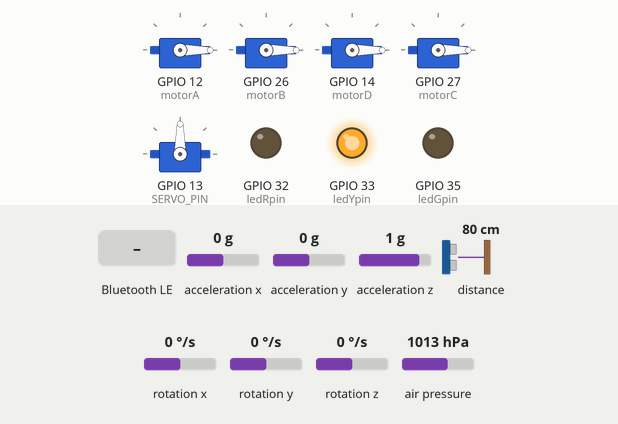
Bench run of a sketch on a simulated ESP32. Parts: 5 × servo, output pins drawn as LEDs (lit = HIGH). The test bench sets the inputs (shaded band); at power-on: acceleration x 0 g, acceleration y 0 g, acceleration z 1 g, distance to the obstacle 80 cm, rotation x 0 °/s, rotation y 0 °/s, rotation z 0 °/s, air pressure 1013 hPa. Nothing arrives over Bluetooth unless stated; a phone connects over Bluetooth LE 3 s after start; what the sketch prints to the serial monitor is not drawn.

Above: at 5.7 s.
5.8 s: Bluetooth LE write "T" received
At 6.4 s:
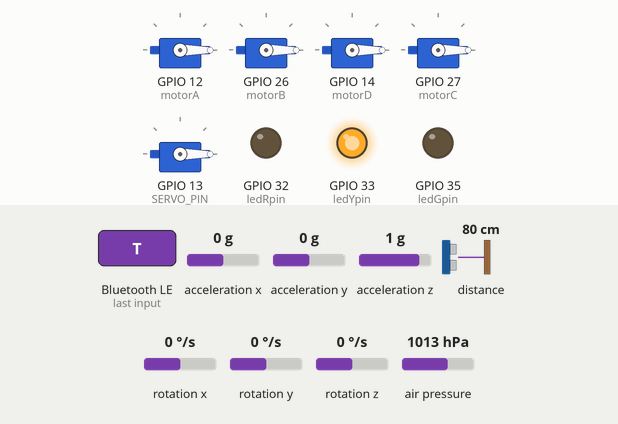
7.3 s: Bluetooth LE write "s" received
At 8.1 s:
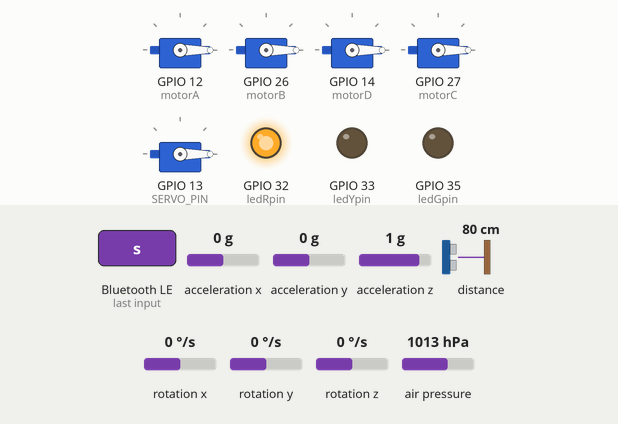
8.8 s: Bluetooth LE write "S" received
At 9.9 s:
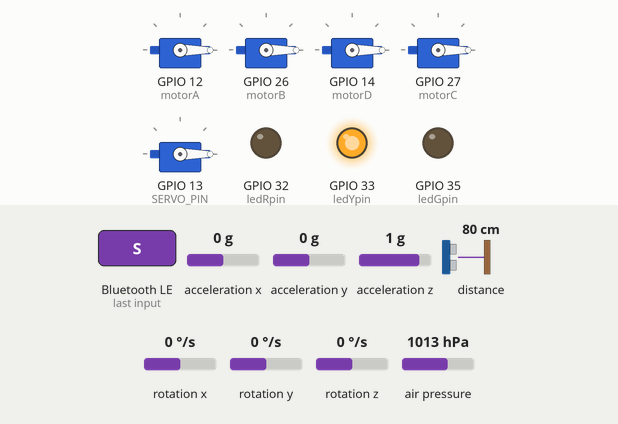
10.3 s: acceleration x set to -1.4 g
At 11.5 s:
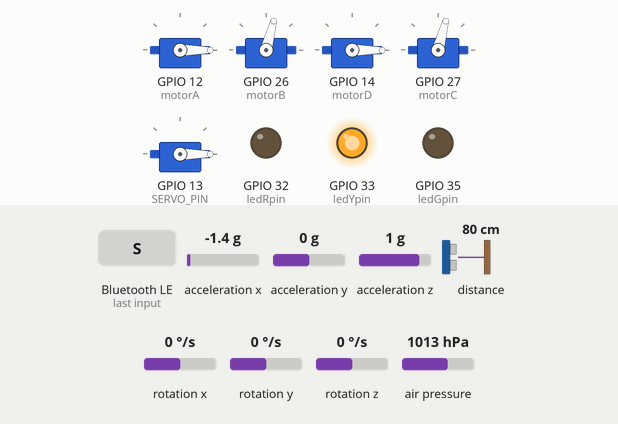
11.8 s: acceleration y set to -1.4 g
At 12.1 s:
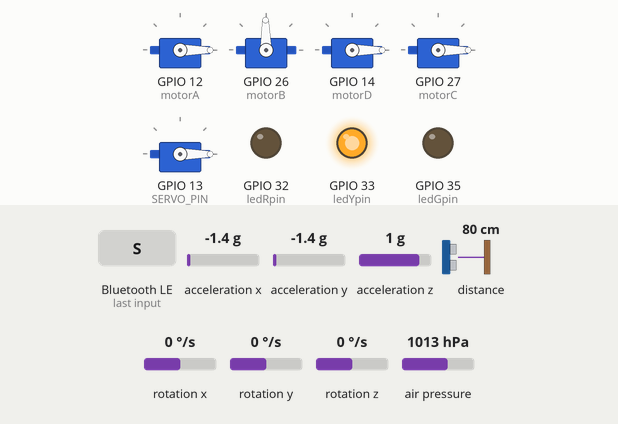
13.3 s: acceleration x set to -0.8 g
At 13.9 s:
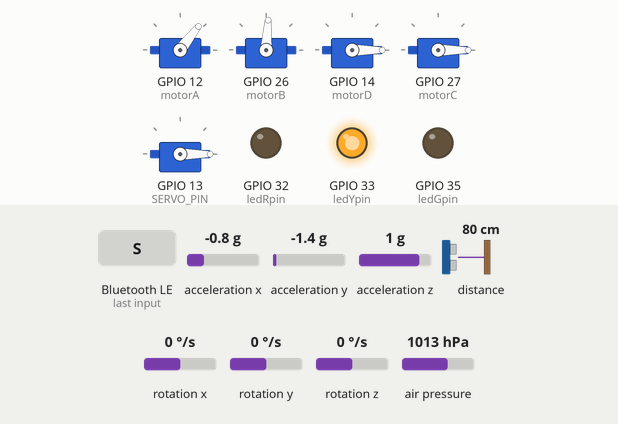
Timing chart, 0 to 15.8 s (numbered marks = the images above; inputs shaded):
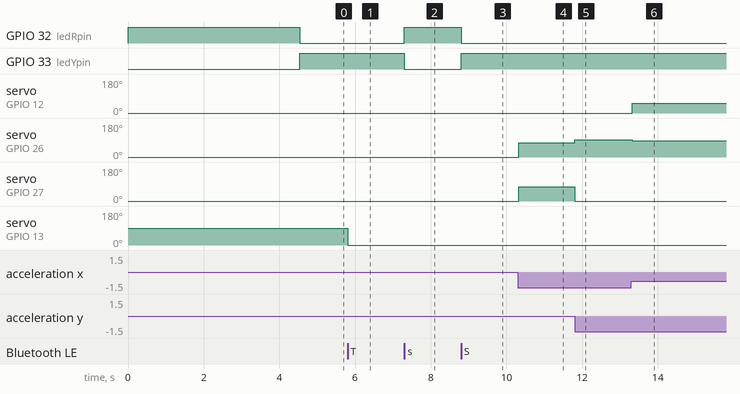

The sketch:

General_BT_Testing.ino
```cpp
#include "definitions.h"
unsigned long timeBT = millis(); // Variable to send BT data at a given rate
unsigned long timeloop = millis(); // Variable to calculate the iteration time
void setup() {
  // put your setup code here, to run once:
  pinMode(ledGpin, OUTPUT);
  pinMode(ledYpin, OUTPUT);
  pinMode(ledRpin, OUTPUT);
  digitalWrite(ledGpin, 0);
  digitalWrite(ledYpin, 0);
  digitalWrite(ledRpin, 1); // LED Initialization
  motorSetup(); // Motor setup
  setupTOF(); // Distance sensors setup
  setupBLE(); // Bluetooth Low Energy setup
  setupMPU(); // Gyroscope/Accelerometer setup
  delay(2000);
  Serial.println("DRONE INITIATED");
  digitalWrite(ledGpin, 0);
  digitalWrite(ledYpin, 1);
  digitalWrite(ledRpin, 0);
}

void loop() {
  // put your main code here, to run repeatedly:
  timeloop = millis(); // Resets the loop time
  int distToGround = getDistance(); // Reads the distance sensor
  Serial.println(distToGround);
  updateMPU(); // Updates sensor values (Angles and accelerations)
  calcularKalman(); // Calculates height
  if (activateSerial) {
    motorUpdate(0, PitchStabilize(0), RollStabilize(0)); // If activated via BT, starts the stabilization loop (Yaw is set to 0 so it doesn't have control)
  }
  if (timeBT < millis()) { // Prints some info every 500 ms
    enviarBLE("X:" + String(getXangle()) + " A:" + String(motorPower[0]) + " B:" + String(motorPower[1]) + " C:" + String(motorPower[2]) + " D:" + String(motorPower[3]) + " Ts:" + String(millis() - timeloop));
    timeBT = millis() + 500;
  }
}
```

BLE.ino
```cpp
#include <BLEDevice.h>
#include <BLEUtils.h>
#include <BLEServer.h>

// See the following for generating UUIDs:
// https://www.uuidgenerator.net/

#define SERVICE_UUID "da15d268-1779-4748-acc0-265c114418b1"
#define CHARACTERISTIC_UUID "971251a7-40d7-46db-81a6-945a5d5f4f23"
BLECharacteristic *pCharacteristic;

class MyCallbacks : public BLECharacteristicCallbacks {
  void onWrite(BLECharacteristic *pCharacteristic) {
    String value = pCharacteristic->getValue();
    valorRebut(value);  // Call my function with the received value to isolate the entire BLE procedure in a single tab
  }
};

class MyServerCallbacks : public BLEServerCallbacks {
  void onDisconnect(BLEServer* pServer) {
    motorStart("ABCD", 0);
    activateSerial = false;
    digitalWrite(ledGpin, 0);
    digitalWrite(ledYpin, 0);
    digitalWrite(ledRpin, 1);
  }
};

void enviarBLE(String valor) {  // Sends a string via BLE
  pCharacteristic->setValue(valor);
  pCharacteristic->notify();
}

void setupBLE() { // Initiates the BLE server
  BLEDevice::init("DRONE");
  BLEServer *pServer = BLEDevice::createServer();

  BLEService *pService = pServer->createService(SERVICE_UUID);

  pCharacteristic =
    pService->createCharacteristic(CHARACTERISTIC_UUID,
                                   BLECharacteristic::PROPERTY_WRITE | BLECharacteristic::PROPERTY_READ | BLECharacteristic::PROPERTY_NOTIFY);
  pCharacteristic->setCallbacks(new MyCallbacks());
  pService->start();

  BLEAdvertising *pAdvertising = pServer->getAdvertising();
  pAdvertising->start();
}

void valorRebut(String valorBT) {  // Callback function when a String is received via BLE
  // CONTROL COMANDS VIA BLE
  if (valorBT.charAt(0) == 'P') serialKp = valorBT.substring(1).toFloat(); // Modificates Kp value (i.e. P0.5)
  else if (valorBT.charAt(0) == 'I') serialKi = valorBT.substring(1).toFloat(); // Modificates Ki value (i.e. I0.1)
  else if (valorBT.charAt(0) == 'D') serialKd = valorBT.substring(1).toFloat(); // Modificates Kd value (i.e. D0.1)
  else if (valorBT.charAt(0) == 'V') motorStart("ABCD", valorBT.substring(1).toFloat()); // Start all motors at a given power (i.e. V40)
  else if (valorBT.charAt(0) == 'H') hoverPower = valorBT.substring(1).toFloat(); // Sets the hovering power when the stabilization PID is on (i.e. H60)
  else if (valorBT.charAt(0) == 'T') tolva.writeMicroseconds(valorBT.substring(1).toInt()); // Sets the speed of the hopper valve (1000 -> Full power CC; 1500 --> Stop; 2000 --> Full power CCW)
  else if (valorBT == "S") { // Enables the stabilization loop
    digitalWrite(ledGpin, 0);
    digitalWrite(ledYpin, 1);
    digitalWrite(ledRpin, 0);
    activateSerial = true;
    enviarBLE("INICIAT");
  } else if (valorBT == "s") { // Stops all motors and disables stabilization loop (PANIC COMMAND)
    motorStart("ABCD", 0);
    activateSerial = false;
    digitalWrite(ledGpin, 0);
    digitalWrite(ledYpin, 0);
    digitalWrite(ledRpin, 1);
    enviarBLE("STOP");
  }
  else if (valorBT == "p") enviarBLE(String(serialKp)); // Sends the Kp value to the BT device
  else if (valorBT == "i") enviarBLE(String(serialKi)); // Sends the Ki value to the BT device
  else if (valorBT == "d") enviarBLE(String(serialKd)); // Sends the Kd value to the BT device
}
```

MPU.ino
```cpp
void setupMPU() { // Initates the Gyroscope/Accelerometer module
  byte status = mpu.begin();
  Serial.print("Calibrating MPU");
  while (status != 0) Serial.println("ERROR");  // stop everything if could not connect to MPU6050
  Serial.print(".");
  delay(1000);
  Serial.print(".");
  mpu.calcOffsets();
  Serial.print(".");
  Serial.println("DONE");
  Serial.print("Calibrating BMP...");
  if (!bmp.begin()) {
    Serial.println("Could not find a valid BMP085 sensor, check wiring!");
    while (1)
      ;
  }
  delay(500);
  float sumlecturas = 0;
  for (int i = 0; i < lecturas; i++) { // Calculates initial offset of the barometer
    sumlecturas += bmp.readAltitude() - hOffset;
  }
  hOffset = sumlecturas / lecturas;
}

void updateMPU() {  // Updates MPU data (has to run as fast as possible)
  int measures = 1;
  float sumlecturas = 0;
  for (int i = 0; i < measures; i++) {
    sumlecturas += bmp.readAltitude() - hOffset;
  }
  BMPaltitude = 100 * sumlecturas / measures;
  //BMPaltitude = (bmp.readAltitude() - hOffset) * 100;
  mpu.update();
  long t = micros();
  interval = (t - lastT);
  ypr[0] = mpu.getAngleZ();
  ypr[1] = mpu.getAngleY();
  ypr[2] = mpu.getAngleX();
  double accX = mpu.getAccX();
  double accY = mpu.getAccY();
  double accZ = mpu.getAccZ();
  // Angle transportation to calculate vertical acceleration
  verticalAcc = ((-1) * accX * sin(ypr[1] * DEG_TO_RAD) + accY * sin(ypr[2] * DEG_TO_RAD) * cos(ypr[1] * DEG_TO_RAD) + accZ * cos(ypr[2] * DEG_TO_RAD) * cos(ypr[1] * DEG_TO_RAD) - 1);
  verticalVel = lastVel + interval * verticalAcc * 9.81 / 10000;  // Integrates acceleration to get velocity in cm/s
  MPUaltitude = lastMPUaltitude + lastVel * interval / 1000000 + 0.5 * interval * interval * (verticalAcc)*9.81 / 10000000000;
  lastT = t;
  lastVel = verticalVel;
}

float getZangle() {
  return ypr[0];
}

float getYangle() {
  return ypr[1];
}

float getXangle() {
  return ypr[2];
}

float getVerticalVelocity() {
  return lastVel;
}

float getVerticalAcceleration() {
  return verticalAcc;
}

float getMPUaltitude() {
  return lastMPUaltitude;
}

void calcularKalman() {
  double y = BMPaltitude - MPUaltitude;
  double K = 0.3; // Confidency constant for Barometer over MPU
  lastMPUaltitude = MPUaltitude + K * y;
}
```

PID.ino
```cpp
float PID0(float measure, float objective, float kp, float ki, float kd) {
  float error = measure - objective;
  // Proportional
  float k = error * kp;
  // Integral
  sumError0 += error;
  if (error > -5 and error < 5) sumError0 = 0;
  float i = sumError0 * ki;
  // Derivative
  float actualTime = micros();
  float d = (error - lastError0) / (actualTime - lastTime0) * kd;
  lastTime0 = actualTime;
  lastError0 = error;
  float values = k + i + d;
  values = constrain(values, -100, 100);
  return values;
}

float PID1(float measure, float objective, float kp, float ki, float kd) {
  float error = measure - objective;
  // Proportional
  float k = error * kp;
  // Integral
  sumError1 += error;
  if (error > -5 and error < 5) sumError1 = 0;
  float i = sumError1 * ki;
  // Derivative
  float actualTime = micros();
  float d = (error - lastError1) / (actualTime - lastTime1) * kd;
  lastTime1 = actualTime;
  lastError1 = error;
  float values = k + i + d;
  values = constrain(values, -100, 100);
  return values;
}

int RollStabilize(int angle) { // Returns the Roll motor power requiered after the stabilization calculations
  return int(PID1(getYangle(), angle, serialKp, serialKi, serialKd));
}

int PitchStabilize(int angle) { // Returns the Pitch motor power requiered after the stabilization calculations
  return int(PID0(getXangle(), angle, serialKp, serialKi, serialKd));
}

void motorUpdate(int yawPower, int pitchPower, int rollPower) { // Given each power needed for each axis, updates every motor power
  motorPower[0] = yawPower - pitchPower - rollPower + hoverPower;
  motorPower[1] = (-1)*yawPower - pitchPower + rollPower + hoverPower;
  motorPower[2] = yawPower + pitchPower + rollPower + hoverPower;
  motorPower[3] = (-1)*yawPower + pitchPower - rollPower + hoverPower;
  motorStart("A", motorPower[0]);
  motorStart("B", motorPower[1]);
  motorStart("C", motorPower[2]);
  motorStart("D", motorPower[3]);
}
```

TOF.ino
```cpp
void setupTOF() { // Initiates distance sensors
  Wire.begin();
  Wire.setClock(400000);
  TOF.setTimeout(500);
  if (!TOF.init()){
    while (1) {
      Serial.println("Failed to detect and initialize TOF!");
      delay(500);
    }
  }
  TOF.startContinuous(50);
}

unsigned int getDistance(){ // Returns distance reading in mm
  int lectura = TOF.readRangeContinuousMillimeters() - TOF_OFFSET;
  if (lectura < 0) lectura = 0;
  return lectura;
}
```

definitions.h
```cpp
// Distance sensors
#include "VL53L0X.h"
VL53L0X TOF;
int TOF_OFFSET = 25; // Distance sensor offset

//LEDs
#define ledGpin 35 // Green LED pin
#define ledYpin 33 // Yellow LED pin
#define ledRpin 32 // Red LED pin

bool activateSerial = false; // Varaible controlled by BLE to activate and desativate PID loop

// Serial
float angleBT = 0;
float serialKp = 0.5; // Kp value controlled by BLE
float serialKi = 0; // Ki value controlled by BLE
float serialKd = 0; // Kd value controlled by BLE

// Motors
#include <ESP32Servo.h>
#define motorA 12  // Front-left motor PWM pin
#define motorB 26  // Front-right motor PWM pin
#define motorC 27  // Rear-right motor PWM pin
#define motorD 14  // Rear-left motor PWM pin
#define SERVO_PIN 13 // Servo pin
byte hoverPower = 0;
Servo FL;
Servo FR;
Servo RR;
Servo RL;
Servo tolva;
int motorPower[4] = {0, 0, 0, 0};

// PIDs
float lastError0 = 0;
float sumError0 = 0;
long lastTime0 = micros();

float lastError1 = 0;
float sumError1 = 0;
long lastTime1 = micros();

// MPU-Barometer
#include <MPU6050_light.h>
#include <Adafruit_BMP085.h>
#include "Wire.h"
Adafruit_BMP085 bmp;
MPU6050 mpu(Wire);
long lastT = micros();  // Variable initialization
double ypr[3];          // [yaw, pitch, roll]   yaw/pitch/roll container
double lastVel = 0;     // Variable initialization
double verticalVel = 0;
double lastMPUaltitude = 0;
double MPUaltitude = 0;  // In cm
double BMPaltitude = 0;  // In cm
double verticalAcc = 0;  // Vertical acceleracion in g without gravity component
double hOffset = 0;
int lecturas = 30;
double interval = 0;
```

motors.ino
```cpp
void motorSetup() {
  Serial.begin(115200);
  FL.setPeriodHertz(50);
  FR.setPeriodHertz(50);
  RR.setPeriodHertz(50);
  RL.setPeriodHertz(50);
  FL.attach(motorA, 1000, 2000);
  FR.attach(motorB, 1000, 2000);
  RL.attach(motorD, 1000, 2000);
  RR.attach(motorC, 1000, 2000);
  tolva.attach(SERVO_PIN, 1000, 2000);
  FL.writeMicroseconds(1000);  // Inititates the ESCs to start value
  FR.writeMicroseconds(1000);
  RL.writeMicroseconds(1000);
  RR.writeMicroseconds(1000);


}


void motorStart(String motorSelect, int power) {  // Motor select --> A:Front-Left B:Front-Right C:Rear-Right D:Rear-Left   Power --> (0-100)
  power = constrain(power, 0, 100);
  int usMap;
  if (power != 0) usMap = map(power, 0, 100, 1200, 2000);
  else usMap = 1000;
  for (uint8_t i = 0; i < motorSelect.length(); i++) {
    if (motorSelect.charAt(i) == 'A') FL.writeMicroseconds(usMap);
    else if (motorSelect.charAt(i) == 'B') FR.writeMicroseconds(usMap);
    else if (motorSelect.charAt(i) == 'C') RR.writeMicroseconds(usMap);
    else if (motorSelect.charAt(i) == 'D') RL.writeMicroseconds(usMap);
  }
}
```

Measured:
- after the input at 5.8 s, servo on GPIO 13 (SERVO_PIN): 90° → 0° at once
- after the input at 7.3 s, GPIO 32 (ledRpin): LOW → HIGH at once; GPIO 33 (ledYpin): HIGH → LOW at once
- after the input at 8.8 s, GPIO 32 (ledRpin): HIGH → LOW at once; GPIO 33 (ledYpin): LOW → HIGH at once
- after the input at 10.3 s, servo on GPIO 26 (motorB), servo on GPIO 27 (motorC): 0° → 75° at once
- after the input at 11.8 s, servo on GPIO 26 (motorB): 75° → 91° at once; servo on GPIO 27 (motorC): 75° → 0° at once
- after the input at 13.3 s, servo on GPIO 12 (motorA): 0° → 52° at once; servo on GPIO 26 (motorB): 91° → 86° at once
